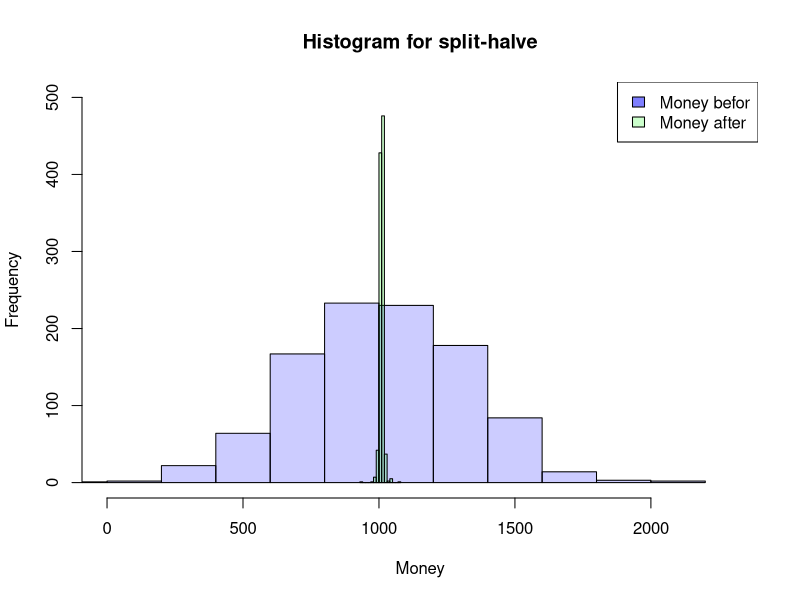
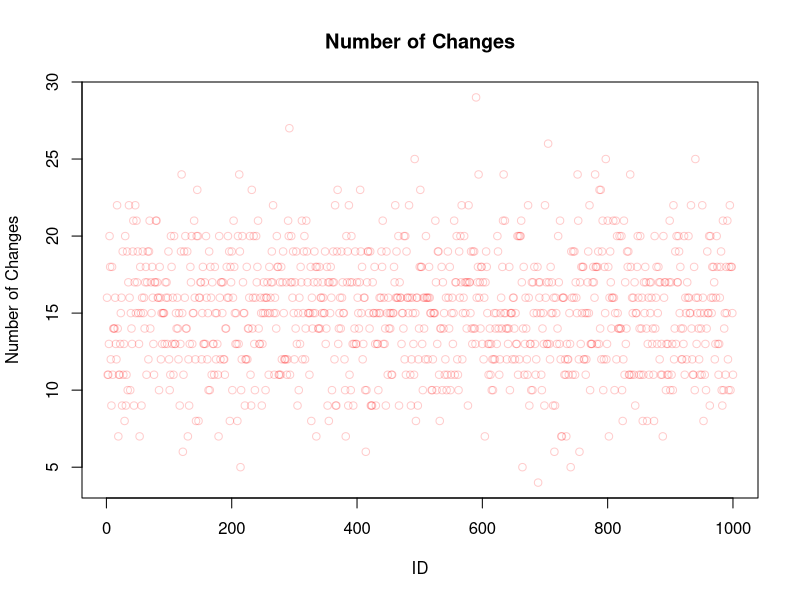

The R script that drew these images, in order:
n <- 20

SplitHalve <- function(nAgent,maxExchange,Money_mean=1000,Money_sd=300) {
  df <- data.frame(ID=seq(1,nAgent),
                   nE=0,
                   Ms=rnorm(nAgent, mean = Money_mean, sd = Money_sd),
                   MT=0,Me=0)
  df$Me <- df$Ms
  iE <- 1
  while (iE <= maxExchange) {
    df$MT <- df$Me
    rdf <- sample(df[df$nE < iE,"ID"], size=2)
    df[(df$ID == rdf[1] | df$ID == rdf[2]),"nE"] <-
      df[(df$ID == rdf[1] | df$ID == rdf[2]),"nE"]+1
    df[(df$ID == rdf[1] | df$ID == rdf[2]),"Me"] <-
      sum(df[(df$ID == rdf[1] | df$ID == rdf[2]),"MT"])/2
    if (NROW(df[df$nE < iE,"ID"]) < 2) {
      iE <- iE+1
      }
  }
  return(df)
}

df <- SplitHalve(1000,15)
sum(df$nE)

SplitHalve2 <- function(nAgent,maxExchange,Money_mean=1000,Money_sd=300) {
  df <- data.frame(ID=seq(1,nAgent),
                   nE=0,
                   Ms=rnorm(nAgent, mean = Money_mean, sd = Money_sd),
                   MT=0,Me=0)
  df$Me <- df$Ms
  iE <- 1
  while (iE <= maxExchange) {
    df$MT <- df$Me
    rdf <- sample(df$ID, size=2)
    df[(df$ID == rdf[1] | df$ID == rdf[2]),"nE"] <-
      df[(df$ID == rdf[1] | df$ID == rdf[2]),"nE"]+1
    df[(df$ID == rdf[1] | df$ID == rdf[2]),"Me"] <-
      sum(df[(df$ID == rdf[1] | df$ID == rdf[2]),"MT"])/2
    iE <- iE+1
  }
  return(df)
}

df <- SplitHalve2(1000,7500)

summary(df)
hist(df$Ms, xlab="Money",main="Histogram for split-halve",
     col=rgb(0,0,1,0.2),
     xlim=c(0,max(c(df$Me,df$Ms)))*1.1,ylim=c(0,nrow(df)/2))
hist(df$Me, col=rgb(0,1,0,0.2),
     add=TRUE)
legend('topright', c('Money befor', 'Money after'),
       fill=c(rgb(0,0,1,0.5), rgb(0,1,0,0.2)))

plot(df$ID,df$nE,main="Number of Changes",
     xlab="ID",ylab="Number of Changes",
     col=rgb(1,0,0,0.2))
